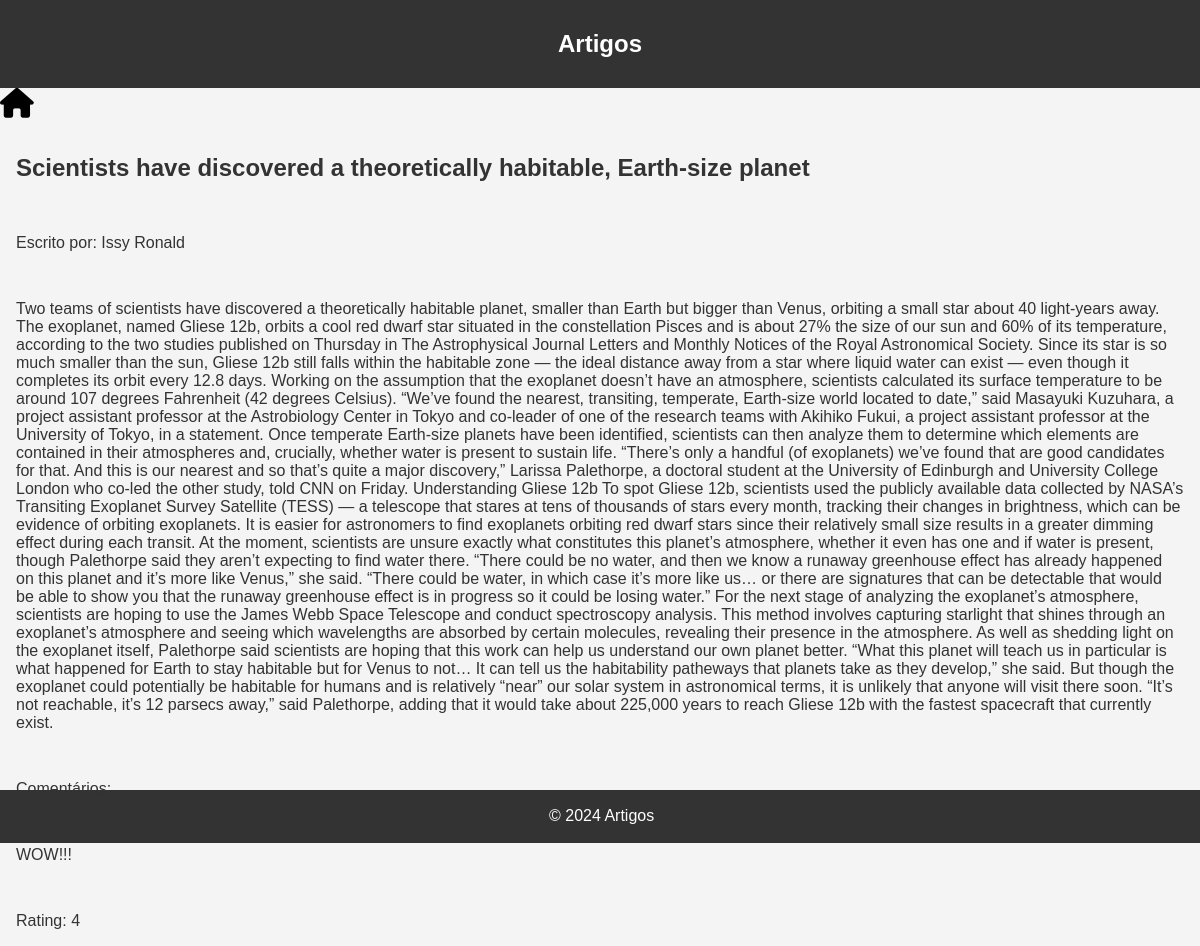
The app's page /articles/article/1/ with its own data.
### articles/models.py (models this page shows, shortened)
class Article(models.Model):
    title = models.CharField(max_length = 100)
    author = models.CharField(max_length = 100)
    body = models.TextField()
    comments = models.TextField(blank = True)
    VERY_BAD = 1
    BAD = 2
    GOOD = 3
    VERY_GOOD = 4
    EXCELLENT = 5
    RATING_CHOICES = [(VERY_BAD,"Very Bad"),
    (BAD,"Bad"),
    (GOOD,"Good"),
    (VERY_GOOD,"Very Good"),
    (EXCELLENT,"Excellent")]
    rating = models.IntegerField(choices = RATING_CHOICES,default = VERY_BAD)

### articles/views.py (the view)
# urls.py: path('article/<int:article_id>/', views.article_view, name="article"),
def article_view(request, article_id):
    context = {
        'article': Article.objects.get(id=article_id),
    }
    return render(request,'articles/article.html',context)

### articles/templates/articles/article.html (shortened to what this page needs)
{% extends 'articles/layout.html' %}
{% block content %}
{% load static %}
<link rel="stylesheet" href="{% static 'articles/estilos.css' %}">
    <h1>{{article.title}}
    </h1>
    <p>Escrito por: {{article.author}} </p>
    <p>{{article.body}}</p>
    <p>Comentários:</p>
    <p>{{article.comments}}</p>
    <p>Rating: {{article.rating}}</p>
{% endblock %}

### articles/static/articles/estilos.css (style rules this page uses)
body { font-family: Arial, sans-serif; margin: 0; padding: 0; background-color: #f4f4f4; color: #333; height:100vh; }

### records on screen
Article: title "Scientists have discovered a theoretically habitable, Earth-size planet", author "Issy Ronald", body "Two teams of scientists have discovered a theoretically habitable planet, smaller than Earth but bigger than Venus, orbiting a small star about 40 light-years away. The exoplanet, named Gliese 12b, orbits a cool red dwarf star situated in the constellation Pisces and is about 27% the size of our sun and 60% of its temperature, according to the two studies published on Thursday in The Astrophysical Journal Letters and Monthly Notices of the Royal Astronomical Society. Since its star is so much smaller than the sun, Gliese 12b still falls within the habitable zone — the ideal distance away from a star where liquid water can exist — even though it completes its orbit every 12.8 days. Working…", comments "WOW!!!", rating "4"
